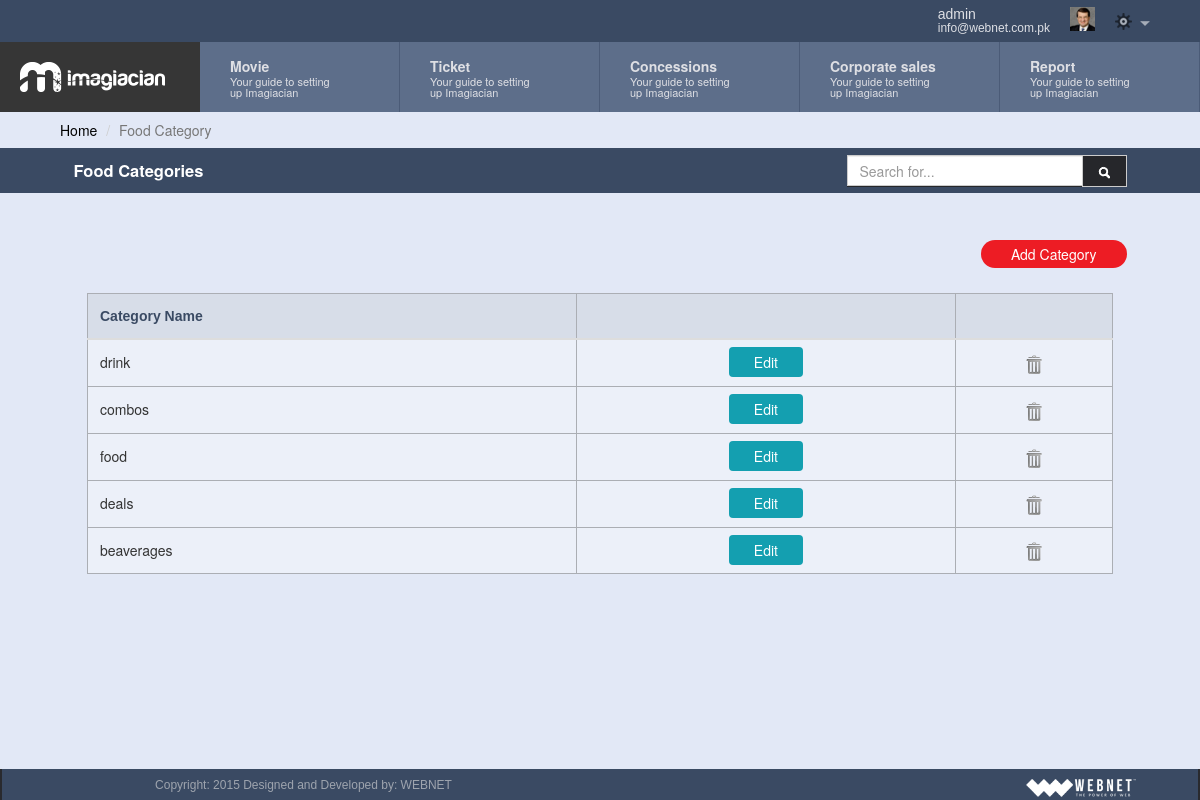
/view_food_category.php (signed in), run on the app's committed database.
### tables this page shows
CREATE TABLE IF NOT EXISTS `food_categories` (
  `food_category_id` int(11) NOT NULL AUTO_INCREMENT,
  `food_category_name` varchar(32) NOT NULL,
  `food_category_ts` timestamp NULL DEFAULT CURRENT_TIMESTAMP,
  PRIMARY KEY (`food_category_id`)
);

### common/class.database.php (called while the page is built, shortened)
<?php
class Database {
    public $_DB;
    public $_query;
    public $_select = array();
    public $_action;
    public $_table;
    public $_force_select_all = false;
    public function __construct() {
        try {
            $this->_DB = new PDO('mysql:host=' . DB_HOST . ';dbname=' . DB_NAME, DB_USER, DB_PASS);
            $this->_DB->setAttribute(PDO::ATTR_ERRMODE, PDO::ERRMODE_EXCEPTION);
        } catch (PDOException $e) {
            echo 'ERROR: ' . $e->getMessage();
        }
    }
    public function query($query) {
        try {
            $this->_query = $this->_DB->prepare(filter_var($query, FILTER_SANITIZE_STRING));
            $this->_query->execute();
            $this->_select = array();
        } catch (PDOException $e) {
            $er = $e->errorInfo;
            echo '<p style="font-family:arial; background:#F00; position:absolute; z-index:10000; color:#FFF; padding:5px;">ERROR: ' . $er[2] . '</p>';
        }
    }
    public function build_query() {
        $query = $this->_action;
        if ($this->_action == 'SELECT') {
            if (!empty($this->_select)) {
                if ($this->_force_select_all == true) {
                    $query .= ' *,';
                }
                foreach ($this->_select as $column_name => $name) {
                    $query .=' ' . $column_name . ' as ' . $name . ', ';
                }
            } else {
                $query .= ' *';
            }
            $query = rtrim($query, ', ');
        }
        if ($this->_action != 'UPDATE' && $this->_action != 'INSERT') {
            $query .= ' FROM ';
        }
        $query .= $this->_table;
        $this->query($query);
    }
    public function all_results($fetch_type = PDO::FETCH_OBJ) {
        return $this->_query->fetchAll($fetch_type);
    }
    public function from($table_name, $num_rows = NULL) {
        $this->_action = 'SELECT';
        $this->_table = $table_name;
        $this->build_query();
    }
}

### classes/class.food_category.php (called while the page is built, shortened)
<?php
class food_category extends database
{
	private $table_name;
	function __construct()
	{
		$this->table_name = 'food_categories';
	}
	public function get_food_categories($ID = NULL)
	{
		if (isset($ID)) {
			$this->where('food_category_id',$ID);
			$this->from($this->table_name);
			return $this->result();
		}
		else {
			$this->from($this->table_name);
			return $this->all_results();
		}
	}
}
 ?>

### view_food_category.php (the view, shortened to what this page needs)
<?php require_once 'header.php'; ?>
	<div class="container">
	<div class="row">
		<ol class="breadcrumb">
		  <li><a href="index.php">Home</a></li>
		  <li class="active">Food Category</li>
		</ol>
	</div>
	<div class="row form-header">
			<div class="col-md-12">
				<div class="form-header-inner">
					<h3>Food Categories</h3>
					<div class="search-btn input-group">
						<input type="text" id="filter" class="form-control search-control" placeholder="Search for...">
							<span class="input-group-btn">
							<button class="btn btn-default search-btn" type="button"><img  src="assets/images/search-icon.png"/></button>
						</span>
					</div>
			 	</div>
		 	</div>
		</div>
		<div class="row">
			<div class="col-md-12">
				<div class="form-header-inner">
					<a class="pull-right add-button" href="add_food_category.php">Add Category</a>
				</div>
			</div>
		</div>
			<div class="col-md-12">
				<?php
				$food_category = new food_category();
				$results = $food_category->get_food_categories();
				if ($results) {
				?>
				<table border="1" cellpadding="0" cellspacing="0" id="example" class="table table-hover tableView admin-table">
					<thead>
					<tr>
						<th>Category Name</th>
						<th></th>
						<th></th>
					</tr>
					</thead>
					<tbody class="searchable">
						<?php
						foreach($results as $res){
						echo '<tr>';
						echo '<td>'. $res->food_category_name .'</td>';
						echo '<td class="alignCenter"><a class="edit_btn" href="add_food_category.php?id='.$res->food_category_id.'">Edit</a></td>';
						echo '<td class="alignCenter"><input type="hidden" class="id_to_delete" value="'.$res->food_category_id.'"><a href="#" data-toggle="modal" data-target=".delete_confirm_modal"><img class="img_delete" src="assets/images/delete_icon.png"/></a></td>';
						echo '</tr>';
						}
						?>
					</tbody>
				</table>
				<?php
				}else{
					echo 'Error';
				}
				?>
			</div>
		</div>
	</div>
<?php require_once 'footer.php'; ?>

### assets/css/dashboard.css (style rules this page uses)
button { outline:0px!important; }
body { background-color: #e2e8f6;padding-right:0px!important; }
html, body { height: 100%; }
.edit_btn { background-color: #149fb0; color: white; padding: 5px 25px; border-radius: 4px; }
.alignCenter { text-align: center; }
.img_delete { width: 16px; }
.container { width:100%!important; }
.form-header { margin-bottom: 35px; background: rgb(58, 74, 99); color: white; }
.form-header-inner { width: 90%; margin: auto; min-height: 45px; padding-top: 7px; }
.form-header h3 { font-size: 16.5px; font-weight: bold; float: left; margin-top: 6px; }
.form-header-inner .add-button { background-color: #ed1c24; color: white; padding: 4px 30px; border-radius: 20px; }
.form-header .search-btn { max-width: 280px;float: right; }
.search-btn .form-control { height: 31px;border-radius:0px; }
.search-btn .btn { padding: 4px 12px;border-radius:0px; }
h1, .h1, h2, .h2, h3, .h3 { margin-top: 10px; margin-bottom: 10px; }
.add-button { background-color: #3A4A63; color: white; margin-top: 5px; }
.admin-table th { background-color: #d7dde8; border-left: 0px; border-top: 0px; color: #3a4a63; font-family: helvetica; font-size: 14px; font-weight: bold; border-top: 1px solid #abaeb4!important; }
.admin-table td { border-top: 1px solid #abaeb4!important; }
.table > thead > tr > th, .table > tbody > tr > th, .table > tfoot > tr > th, .table > thead > tr > td, .table > tbody > tr > td, .table > tfoot > tr > td { padding: 12px!important; }
.admin-table { border:1px solid #abaeb4!important;width: 90%; margin: auto; margin-top: 20px; background-color: #ecf0f9; margin-bottom: 20px; }
.breadcrumb { padding: 8px 60px!important; margin-bottom: 0px!important; background-color: transparent!important; }
.breadcrumb a { color: #000000; }
.search-btn { background-color: #26272b; }
.search-btn img { background-color: #26272b; padding: 3.5px; }

### data on the page
food_categories: food_category_name "drink"
food_categories: food_category_name "combos"
food_categories: food_category_name "food"
food_categories: food_category_name "deals"
food_categories: food_category_name "beaverages"

### other printed values
$_SESSION['user']->first_name "admin"
$_SESSION['user']->user_email "info@webnet.com.pk"
